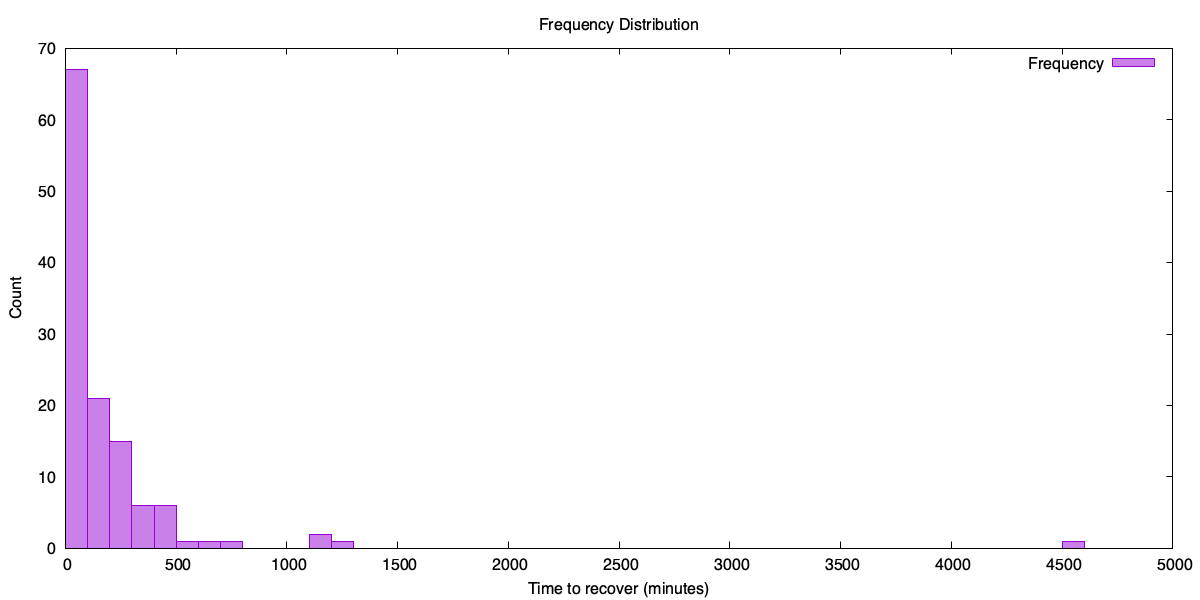

Source code (gnuplot):
# 出力端末と画像ファイルの設定（幅を1200に設定）
set terminal pngcairo size 1200,600 enhanced font "Helvetica,12"
set output "graph.png"

# タイトルと軸ラベルの設定
set title "Frequency Distribution"
set xlabel "Time to recover (minutes)"
set ylabel "Count"

# ヒストグラム（ボックス）の見た目の設定
set style fill solid 0.5 border 1

plot "result_summary3.txt" using ($1+50):2 with boxes title "Frequency"
